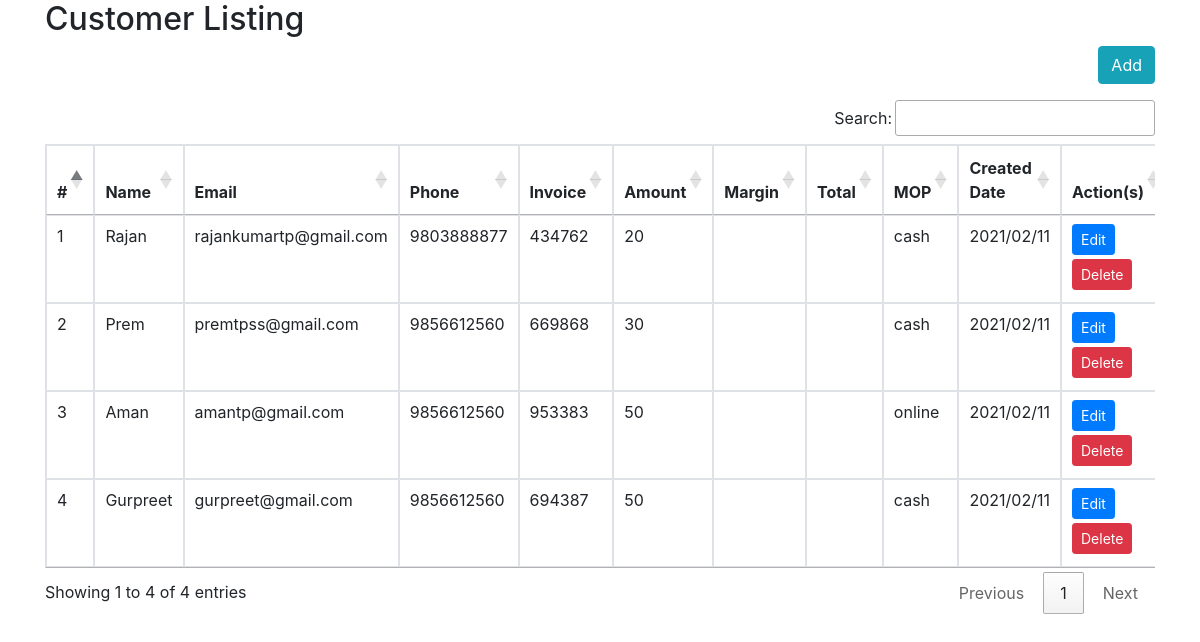
The app's page /, older data.
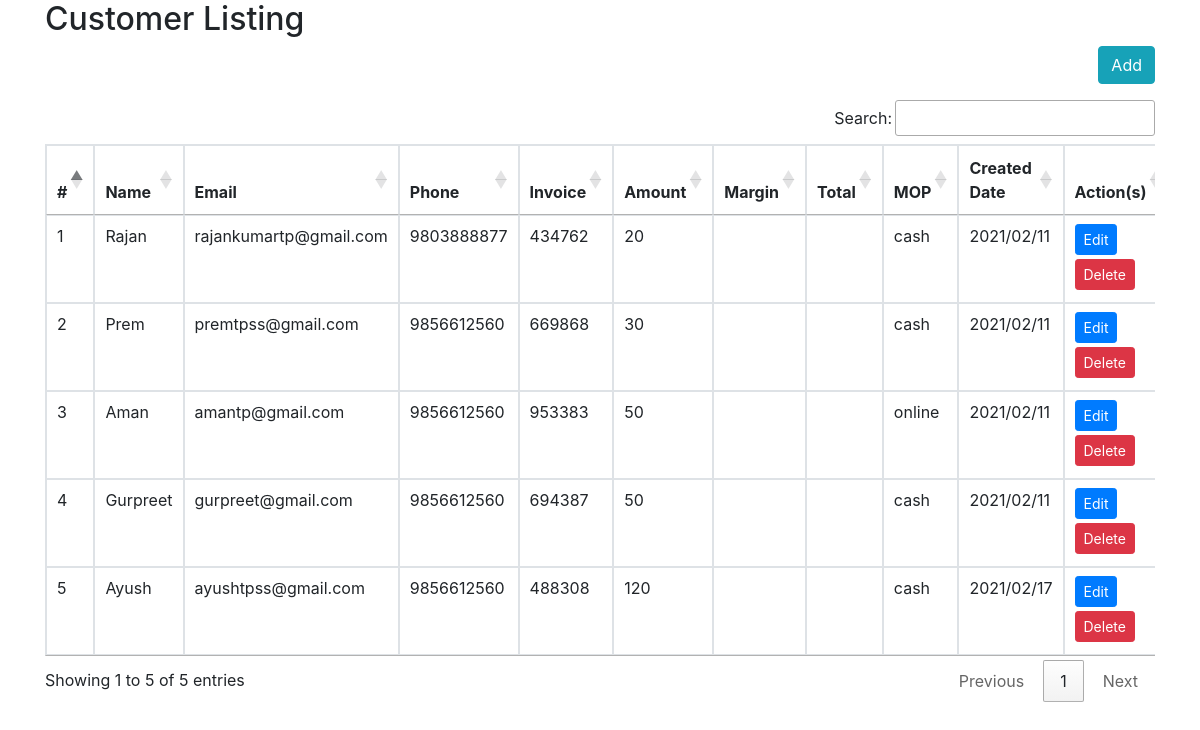
The same page, newer data.
### tables this page shows
CREATE TABLE `customers` (
  `id` int(11) NOT NULL,
  `name` varchar(150) NOT NULL,
  `email` varchar(50) NOT NULL,
  `phone` varchar(50) NOT NULL,
  `address` text NOT NULL,
  `modPayment` varchar(50) NOT NULL,
  `amount` int(11) NOT NULL,
  `invoiceNumber` int(11) NOT NULL,
  `created_at` timestamp NOT NULL DEFAULT CURRENT_TIMESTAMP
);

### queries.php (called while the page is built, shortened)
<?php
class Query {
    function index() {
        $sql = mysqli_query($GLOBALS['connect'], "SELECT * FROM `customers`");
        $records = $sql->fetch_all(MYSQLI_ASSOC);
        $response = array();
        if(count($records)){
            $response['status'] = 200;
            $response['message'] = 'Records inserted successfully.';
            $response['data'] = $records;
        } else{
            $response['status'] = 500;
            $response['message'] = "ERROR occured!";
            $response['data'] = array();
        }
        return $response;
    }
}

### index.php (the view, shortened to what this page needs)
<?php
include './queries.php';
$object = new Query();
$response = $object->index();
?>
<!DOCTYPE html>
<html lang="en">
    <head>
        <link rel="stylesheet" href="https://cdn.jsdelivr.net/npm/bootstrap@4.5.3/dist/css/bootstrap.min.css">
        <link rel="stylesheet" type="text/css" href="//cdn.datatables.net/1.10.23/css/jquery.dataTables.min.css"/>
    </head>
    <body>
        <div class="container">
            <h2>Customer Listing</h2>
         <div class="row">
            <div class="col-sm-12 d-flex justify-content-end mb-3">
                <a href="/tpsspl-1/core/form.php" class="btn btn-info">Add</a>
            </div>
        </div>
        <div class="table-responsive">
        <table class="table table-bordered" id="userTable">
            <thead>
                <tr>
                    <th>#</th>
                    <th>Name</th>
                    <th>Email</th>
                    <th>Phone</th>
                    <th>Invoice</th>
                    <th>Amount</th>
                    <th>Margin</th>
                    <th>Total</th>
                    <th>MOP</th>
                    <th>Created Date</th>
                    <th>Action(s)</th>
                </tr>
            </thead>
            <tbody>
            <?php if (!empty($response['data'])) { ?>
                <?php foreach ($response['data'] as $key => $user) { ?>
                    <tr>
                        <td><?php echo ++$key; ?></td>
                        <td><?php echo $user['name']; ?></td>
                        <td><?php echo $user['email']; ?></td>
                        <td><?php echo $user['phone']; ?></td>
                        <td><?php echo $user['invoiceNumber']; ?></td>
                        <td><?php echo $user['amount']; ?></td>
                        <td><?php echo $user['margin']; ?></td>
                        <td><?php echo $user['total']; ?></td>
                        <td><?php echo $user['modPayment']; ?></td>
                        <td><?php echo date_format(date_create($user['created_at']), "Y/m/d"); ?></td>
                        <td>
                            <a href="<?php echo 'form.php?edit=' . $user['id']; ?>" class="btn btn-sm btn-primary mr-1 mb-1">Edit</a>
                            <a href="<?php echo 'form.php?del=' . $user['id']; ?>" class="btn btn-sm btn-danger mb-1">Delete</a>
                        </td>
                    </tr>
                <?php } ?>
            <?php } ?>
            </tbody>
        </table>
        </div>
        </div>
    </body>
</html>

Row changes from the older to the newer data that the page shows:
added customers: name "Ayush", email "ayushtpss@gmail.com", phone "9856612560", invoiceNumber "488308", amount "120", modPayment "cash", created_at "2021/02/17"
Text that changed along with them:
text written by a page script: "Search: Showing 1 to 4 of 4 entries Previous 1 Next" → "Search: Showing 1 to 5 of 5 entries Previous 1 Next"
